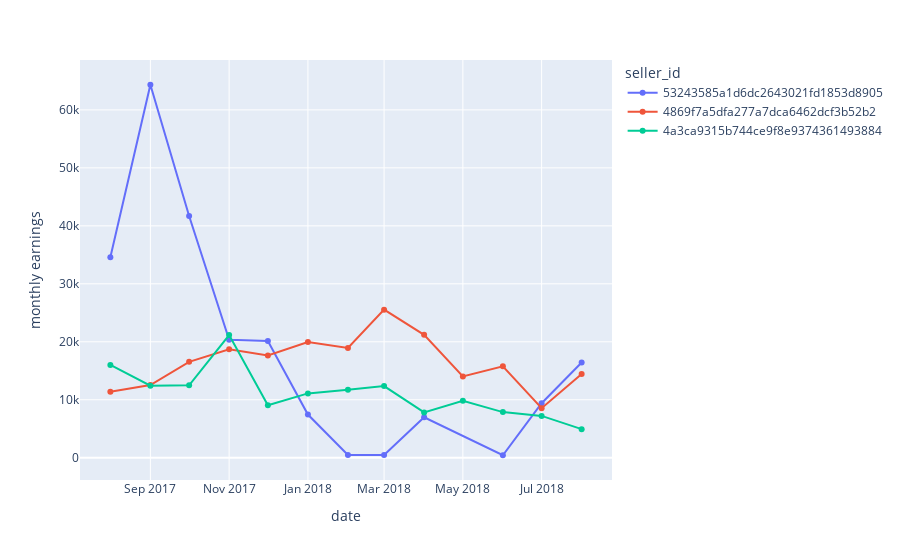

Notebook code cell kept with this figure:
### Code cell
# Creating dataframe for line plot that will show the monthly earnings of top 3 sellers 
ranks_ = Window.orderBy(col('revenue').desc())
data = items.groupBy('seller_id').agg({'price':'sum'}).select('seller_id',col('sum(price)').alias('revenue'))
data = data.withColumn('rank',rank().over(ranks_))

date_sales = items.join(orders,['order_id'])\
    .withColumn('Month',month(col('order_purchase_timestamp')))\
    .withColumn('Year',year(col('order_purchase_timestamp')))\
    .groupBy('seller_id','year','month')\
    .agg({'price':'sum'})\
    .join(data,['seller_id'])\
    .filter((col('rank')<=3) & ((col('month')>=8) | (col('year')>=2018)))\
    .select('seller_id',(expr("make_date(year, month, 1)")).alias('date'),round((col('sum(price)')),2).alias('month_earnings'))\
    .orderBy(col('date'))

date_sales = date_sales.toPandas()
import plotly.express as px
fig = px.line(date_sales,
              x='date', 
              y="month_earnings", 
              color='seller_id',
              markers=True, 
              labels ={'month_earnings':'monthly earnings'})
fig.show()

### Figure 1 — Plotly figure (JSON) as saved in the notebook; plotly's stock layout.template omitted (floating-point values rounded to 4 significant figures)
{"data": [{"hovertemplate": "seller_id=53243585a1d6dc2643021fd1853d8905<br>date=%{x}<br>monthly earnings=%{y}<extra></extra>", "legendgroup": "53243585a1d6dc2643021fd1853d8905", "line": {"color": "#636efa", "dash": "solid"}, "marker": {"symbol": "circle"}, "mode": "markers+lines", "name": "53243585a1d6dc2643021fd1853d8905", "orientation": "v", "showlegend": true, "type": "scatter", "x": ["2017-08-01", "2017-09-01", "2017-10-01", "2017-11-01", "2017-12-01", "2018-01-01", "2018-02-01", "2018-03-01", "2018-04-01", "2018-06-01", "2018-07-01", "2018-08-01"], "xaxis": "x", "y": [34576, 64340.0, 41708, 20340.0, 20150.0, 7450, 470, 490, 6985.0, 431.4, 9398.0, 16438], "yaxis": "y"}, {"hovertemplate": "seller_id=4869f7a5dfa277a7dca6462dcf3b52b2<br>date=%{x}<br>monthly earnings=%{y}<extra></extra>", "legendgroup": "4869f7a5dfa277a7dca6462dcf3b52b2", "line": {"color": "#EF553B", "dash": "solid"}, "marker": {"symbol": "circle"}, "mode": "markers+lines", "name": "4869f7a5dfa277a7dca6462dcf3b52b2", "orientation": "v", "showlegend": true, "type": "scatter", "x": ["2017-08-01", "2017-09-01", "2017-10-01", "2017-11-01", "2017-12-01", "2018-01-01", "2018-02-01", "2018-03-01", "2018-04-01", "2018-05-01", "2018-06-01", "2018-07-01", "2018-08-01"], "xaxis": "x", "y": [11390.0, 12540.0, 16550.0, 18700.0, 17630.0, 19950.0, 18930.0, 25550.0, 21210.0, 14030.0, 15770.0, 8546.0, 14430.0], "yaxis": "y"}, {"hovertemplate": "seller_id=4a3ca9315b744ce9f8e9374361493884<br>date=%{x}<br>monthly earnings=%{y}<extra></extra>", "legendgroup": "4a3ca9315b744ce9f8e9374361493884", "line": {"color": "#00cc96", "dash": "solid"}, "marker": {"symbol": "circle"}, "mode": "markers+lines", "name": "4a3ca9315b744ce9f8e9374361493884", "orientation": "v", "showlegend": true, "type": "scatter", "x": ["2017-08-01", "2017-09-01", "2017-10-01", "2017-11-01", "2017-12-01", "2018-01-01", "2018-02-01", "2018-03-01", "2018-04-01", "2018-05-01", "2018-06-01", "2018-07-01", "2018-08-01"], "xaxis": "x", "y": [16000.0, 12420.0, 12500.0, 21160.0, 9064.0, 11100.0, 11730.0, 12370.0, 7824.0, 9843.0, 7876.0, 7216.0, 4930.0], "yaxis": "y"}], "layout": {"legend": {"title": {"text": "seller_id"}, "tracegroupgap": 0}, "margin": {"t": 60}, "xaxis": {"anchor": "y", "domain": [0, 1], "title": {"text": "date"}}, "yaxis": {"anchor": "x", "domain": [0, 1], "title": {"text": "monthly earnings"}}}}
